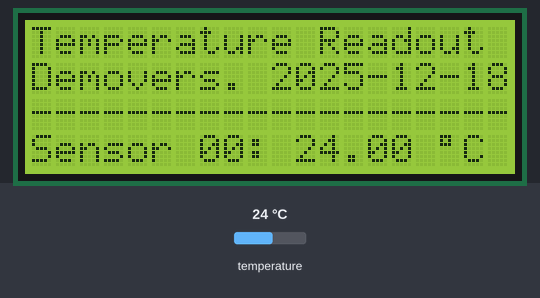
A program run on a simulated Arduino Uno, built with avr-gcc and run on an emulated ATmega328P. Shown: 20×4 character LCD. The test bench sets the inputs (shaded band); at power-on: temperature 24 °C.

Above: at 1.2 s.
1.3 s: temperature set to 12 °C
At 2.7 s:
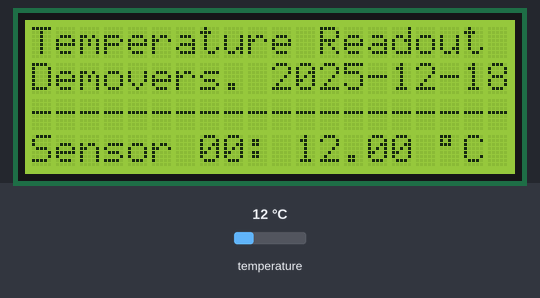
3.1 s: temperature set to 19 °C
4.6 s: temperature set to 28 °C
At 5.2 s:
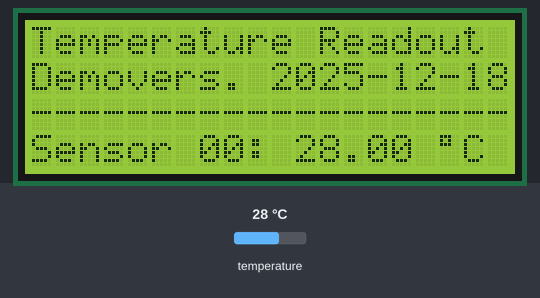
Timing chart, 0 to 7.6 s (numbered marks = the images above; inputs shaded):
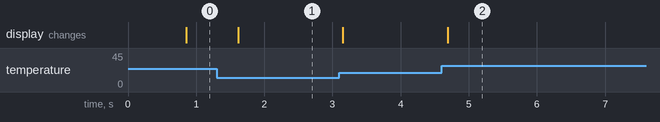

The program:

main.cpp
```cpp
/*
  Temperature measurement prototype based on Arduino UNO

  Hardware:
  - Arduino UNO
  - 20x8 LCD-Matrix display
  - DS18B20, one wire temperature sensor

  Firmware:
  - initialize firmware
  - in an endless loop do the following:
      - start a temperature measurement
      - display the result on the LCD-Matrix display

  See the folder "eval_projects" for details on the respctive building block

*/

#include <Arduino.h>
#include <LiquidCrystal.h>
#include <OneWire.h>
#include <DallasTemperature.h>

// Pin assignments for the peripherals:

// List of all pins assigned
const int rs = 12, en = 11, d4 = 5, d5 = 4, d6 = 3, d7 = 2, d14 = 14;

// LCD pins
LiquidCrystal lcd(rs, en, d4, d5, d6, d7);

// oneWire instance pin (not limited to Maxim/Dallas temperature ICs
OneWire oneWire(d14);

// Pass our oneWire reference to Dallas Temperature.
DallasTemperature sensors(&oneWire);

void setup()
{
  // Start LCD
  lcd.begin(20, 4);                 // Initialize LCD (20 columns by 4 rows)
  lcd.print("Temperature Readout"); // Print a message to the LCD, row 0
  lcd.setCursor(0, 1);              // Set cursor to column 0, row 1
  lcd.print("Demovers. 2025-12-18");
  lcd.setCursor(0, 2); // Set cursor to column 0, row 2
  lcd.print("--------------------");

  // Start up the sensor library
  sensors.begin();
}

void loop()
{
  // Request temperature reading from all sensors
  sensors.requestTemperatures();

  // Print sensor number, read sensor, check data and print temperature value (or error message)
  lcd.setCursor(0, 3); // start at column 0, row 3
  lcd.print("Sensor 00: ");
  float tempC = sensors.getTempCByIndex(0);
  if (tempC != DEVICE_DISCONNECTED_C) {
    lcd.print(tempC);
    lcd.print(" \xDF" "C");
  }
  else {
    lcd.print("Read-Err");
  }
}
```

Measured:
- after the input at 1.3 s, the display: changes after 0.32 s (image 1)
- after the input at 4.6 s, the display: changes after 0.09 s (image 2)
